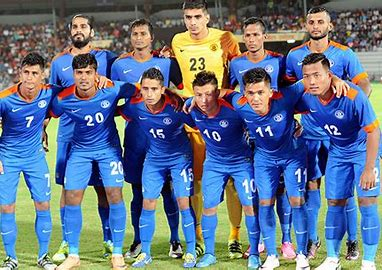
#> input picture Zshow/team.jpg, 382 x 270 px
$ jupyter execute Show.ipynb   (text cells are left out)
#> lines starting #> are read from the running program, lines starting #| are printed output that depends on the picture; after the words box and inside, x2 and y2 are one past the last pixel; in counts of white or black regions, pixels touching at a corner belong together
[cell 1]
import cv2
print("OpenCV version:", cv2.__version__)

[cell 2]
import cv2

pixels = cv2.imread('team.jpg')
#> pixels is the input picture: shape (270, 382, 3); mean B, G, R 136.2, 115.4, 100.4
classifier = cv2.CascadeClassifier('haarcascade_frontalface_default.xml')

gray = cv2.cvtColor(pixels, cv2.COLOR_BGR2GRAY)
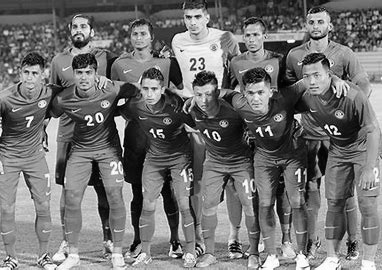
#> gray: shape (270, 382); min 0, max 255, mean 113.3

bboxes = classifier.detectMultiScale(gray,
                                     scaleFactor=1.1,
                                     minNeighbors=9,
                                     minSize=(30, 30)
                                      )
#> bboxes = ()


for (x, y, width, height) in bboxes:
    cv2.rectangle(pixels, (x, y), (x + width, y + height), (255, 0, 0), 2)
#> this loop made 0 passes

cv2.imshow('Detected Objects', pixels)

cv2.waitKey(0)
cv2.destroyAllWindows()

[cell 3]
import cv2

face_cascade = cv2.CascadeClassifier('haarcascade_frontalface_default.xml')
img = cv2.imread('team.jpg')
gray = cv2.cvtColor(img, cv2.COLOR_BGR2GRAY)

faces = face_cascade.detectMultiScale(
    gray,
    scaleFactor=1.05,
    minNeighbors=3,
    minSize=(30, 30),
    maxSize=(300, 300)
)
#> faces = [[64, 14, 32, 32], [123, 22, 32, 32], [13, 60, 33, 33], [68, 60, 33, 33], [294, 62, 35, 35], [134, 77, 33, 33], [240, 80, 33, 33], [298, 8, 37, 37]]

for (x, y, w, h) in faces:
    cv2.rectangle(img, (x, y), (x + w, y + h), (255, 0, 0), 2)
#> this loop made 8 passes
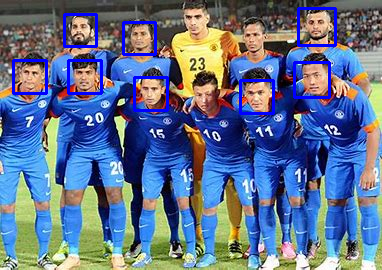
#> img: shape (270, 382, 3); 3.09% of pixels changed, all inside (x1, y1, x2, y2) = (12, 7, 337, 115)

cv2.imshow('img', img)
cv2.waitKey(0)

cv2.destroyAllWindows()

[cell 4]
import cv2
import os

def generate_dataset():
    face_classifier = cv2.CascadeClassifier("haarcascade_frontalface_default.xml")

    def face_cropped(img):
        gray = cv2.cvtColor(img, cv2.COLOR_BGR2GRAY)
        faces = face_classifier.detectMultiScale(gray, 1.3, 5)
        # scaling factor = 1.3, minimum neighbor = 5

        if len(faces) == 0:
            return None
        for (x, y, w, h) in faces:
            cropped_face = img[y:y+h, x:x+w]
        return cropped_face

    cap = cv2.VideoCapture(0)  # Change to 0 if 1 doesn't work
    id = 1
    img_id = 0

    while True:
        ret, frame = cap.read()
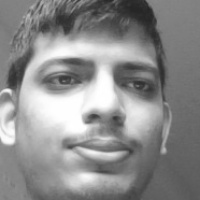
#> input picture Zshow/data/user.1.148.jpg, 200 x 200 px, given in place of the camera
#> frame is the input picture: shape (200, 200, 3); min 36, max 255, mean 139.9
        if not ret:
            print("Failed to capture image. Check camera.")
            break
        cropped_face = face_cropped(frame)
#> in face_cropped, `faces = face_classifier.detectMultiScale(gray, 1.3, 5)`: faces = ()
        if cropped_face is not None:
            img_id += 1
            face = cv2.resize(cropped_face, (200, 200))
            face = cv2.cvtColor(face, cv2.COLOR_BGR2GRAY)

            os.makedirs("data", exist_ok=True)
            file_name_path = os.path.join("data", f"user.{id}.{img_id}.jpg")

            cv2.imwrite(file_name_path, face)
            cv2.putText(face, str(img_id), (50, 50), cv2.FONT_HERSHEY_COMPLEX, 1, (0, 255, 0), 2)
            cv2.imshow("Cropped face", face)

        if cv2.waitKey(1) == 13 or img_id == 200:  # 13 is the ASCII character for Enter
#> (key Esc is pressed here)
            break

    cap.release()
    cv2.destroyAllWindows()
    print("Collecting samples is completed....")

generate_dataset()

[cell 5]
import os
import cv2
from PIL import Image #pip install pillow
import numpy as np    # pip install numpy


def train_classifier(data_dir):
#> called with data_dir = 'data'
    path = [os.path.join(data_dir, f) for f in os.listdir(data_dir)]

    faces = []
    ids = []

    for image in path:
        img = Image.open(image).convert('L')
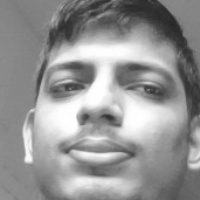
#> input picture Zshow/data/user.1.107.jpg, 200 x 200 px
#> img is the input picture: PIL image 200x200 L; min 38, max 255, mean 148.2
        imageNp = np.array(img, 'uint8')
        id = int(os.path.split(image)[1].split(".")[1])

        faces.append(imageNp)
        ids.append(id)

    ids = np.array(ids)

    # Train and save classifier
    # clf = cv2.face.LBPHFaceRecognizer_create()
    clf = cv2.face.LBPHFaceRecognizer_create()
    clf.train(faces,ids)
    clf.write("classifier.xml")
train_classifier("data")

[cell 6]
# Detect the face and store in database

[cell 7]
import cv2
import numpy as np
from PIL import Image
import os

def draw_boundary(img, classifier, scaleFactor, minNeighbors, color, text, clf):
#> called with scaleFactor = 1.3, minNeighbors = 6, color = (255, 255, 255), text = 'Face'
    gray_img = cv2.cvtColor(img, cv2.COLOR_BGR2GRAY)
    features = classifier.detectMultiScale(gray_img, scaleFactor, minNeighbors)
#> features = ()

    for (x,y,w,h) in features:
        cv2.rectangle(img, (x,y), (x+w,y+h), color, 2 )

        id, pred = clf.predict(gray_img[y:y+h,x:x+w])
        confidence = int(100*(1-pred/300))

        if confidence>70:
            if id==1:
                cv2.putText(img, "Nikhar", (x,y-5), cv2.FONT_HERSHEY_SIMPLEX, 0.8, color, 1, cv2.LINE_AA)
            if id==2:
                cv2.putText(img, "Biswa", (x,y-5), cv2.FONT_HERSHEY_SIMPLEX, 0.8, color, 1, cv2.LINE_AA)
            if id==3:
                cv2.putText(img, "Subhodeep", (x,y-5), cv2.FONT_HERSHEY_SIMPLEX, 0.8, color, 1, cv2.LINE_AA)
            if id==4:
                cv2.putText(img, "Biswa", (x,y-5), cv2.FONT_HERSHEY_SIMPLEX, 0.8, color, 1, cv2.LINE_AA)
            if id==5:
                cv2.putText(img, "Dhal", (x,y-5), cv2.FONT_HERSHEY_SIMPLEX, 0.8, color, 1, cv2.LINE_AA)
            if id==6:
                cv2.putText(img, "Bhola", (x,y-5), cv2.FONT_HERSHEY_SIMPLEX, 0.8, color, 1, cv2.LINE_AA)
        else:
            cv2.putText(img, "UNKNOWN", (x,y-5), cv2.FONT_HERSHEY_SIMPLEX, 0.8, (0,0,255), 1, cv2.LINE_AA)

    return img

# loading classifier
faceCascade = cv2.CascadeClassifier("haarcascade_frontalface_default.xml")

clf = cv2.face.LBPHFaceRecognizer_create()
clf.read("classifier.xml")

video_capture = cv2.VideoCapture(1)

while True:
    ret, img = video_capture.read()
    img = draw_boundary(img, faceCascade, 1.3, 6, (255,255,255), "Face", clf)
    cv2.imshow("face Detection", img)

    if cv2.waitKey(1)==13:
#> (key Esc is pressed here)
        break
video_capture.release()
cv2.destroyAllWindows()

[cell 8]
import cv2
import numpy as np
from PIL import Image
import os

def draw_boundary(img, classifier, scaleFactor, minNeighbors, color, text, clf):
#> called with scaleFactor = 1.3, minNeighbors = 6, color = (255, 255, 255), text = 'Face'
    gray_img = cv2.cvtColor(img, cv2.COLOR_BGR2GRAY)
    features = classifier.detectMultiScale(gray_img, scaleFactor, minNeighbors)
#> features = ()

    for (x, y, w, h) in features:
        cv2.rectangle(img, (x, y), (x + w, y + h), color, 2)

        id, pred = clf.predict(gray_img[y:y + h, x:x + w])
        confidence = int(100 * (1 - pred / 300))

        if confidence > 70:
            if id == 1:
                cv2.putText(img, "Nikhar", (x, y - 5), cv2.FONT_HERSHEY_SIMPLEX, 0.8, color, 1, cv2.LINE_AA)
            elif id == 2:
                cv2.putText(img, "Biswa", (x, y - 5), cv2.FONT_HERSHEY_SIMPLEX, 0.8, color, 1, cv2.LINE_AA)
            elif id == 3:
                cv2.putText(img, "Subhodeep", (x, y - 5), cv2.FONT_HERSHEY_SIMPLEX, 0.8, color, 1, cv2.LINE_AA)
            elif id == 4:
                cv2.putText(img, "Pralaya", (x, y - 5), cv2.FONT_HERSHEY_SIMPLEX, 0.8, color, 1, cv2.LINE_AA)
            elif id == 5:
                cv2.putText(img, "Dhal", (x, y - 5), cv2.FONT_HERSHEY_SIMPLEX, 0.8, color, 1, cv2.LINE_AA)
            elif id == 6:
                cv2.putText(img, "Bhola", (x, y - 5), cv2.FONT_HERSHEY_SIMPLEX, 0.8, color, 1, cv2.LINE_AA)
        else:
            cv2.putText(img, "UNKNOWN", (x, y - 5), cv2.FONT_HERSHEY_SIMPLEX, 0.8, (0, 0, 255), 1, cv2.LINE_AA)

    return img

# Load classifier
faceCascade = cv2.CascadeClassifier("haarcascade_frontalface_default.xml")
clf = cv2.face.LBPHFaceRecognizer_create()
clf.read("classifier.xml")

video_capture = cv2.VideoCapture(0)  # Try changing to 0 if 1 doesn't work

while True:
    ret, img = video_capture.read()

    # Check if the frame is captured successfully
    if not ret or img is None:
        print("Failed to capture image. Check camera connection.")
        break

    img = draw_boundary(img, faceCascade, 1.3, 6, (255, 255, 255), "Face", clf)
    cv2.imshow("Face Detection", img)

    if cv2.waitKey(1) == 13:  # 13 is the Enter key
#> (key Esc is pressed here)
        break

video_capture.release()
cv2.destroyAllWindows()
